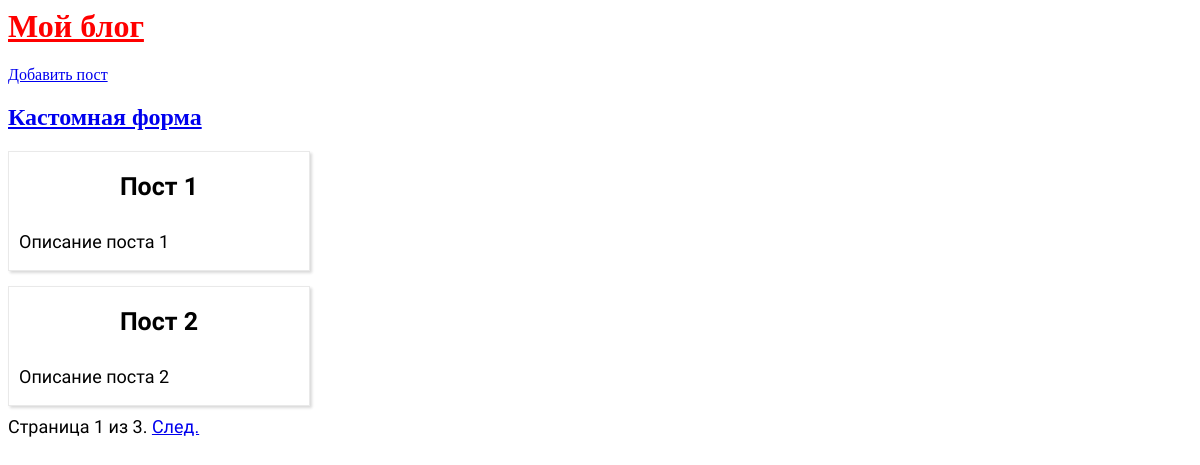
Before: / with the older database file.
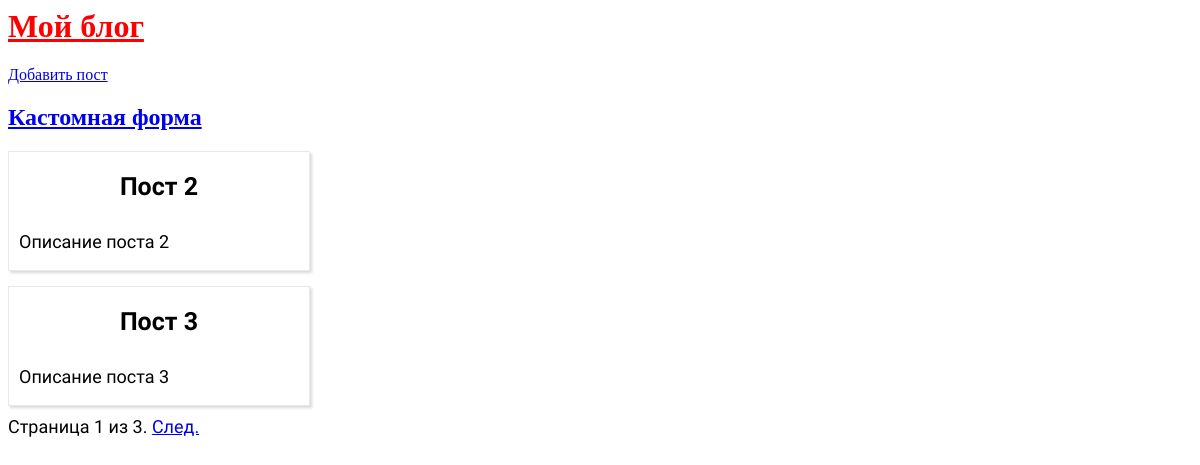
After: the same page with the newer database file.
### blog/models.py (models this page shows, shortened)
class Post(models.Model):
    title = models.CharField(max_length=200)
    author = models.ForeignKey(
        "auth.User",
        on_delete=models.CASCADE,
    )
    body = models.TextField()

### blog/views.py (the view)
# urls.py: path("", PostListView.as_view(), name="home"),
class PostListView(ListView):
    model = Post
    paginate_by = 2
    template_name = "home.html"

### templates/home.html (shortened to what this page needs)
{% extends "base.html" %}
{% block content %}
{% for post in post_list %}
    <div class="post_entry">
        <div class="post_title">
            <h2>
                <a href="{% url 'post_detail' post.pk %}">{{ post.title }}</a>
            </h2>
        </div>
        <div class="post_description">
            <p>
                {{ post.body }}
            </p>
        </div>
    </div>
{% endfor %}
<div class="pagination">
  <span>
    <span>
      Страница {{ page_obj.number }} из {{ page_obj.paginator.num_pages }}.
    </span>
    {% if page_obj.has_next %}
      <a href="?page={{ page_obj.next_page_number }}">След.</a>
    {% endif %}
  </span>
</div>
{% endblock content %}

### templates/base.html (shortened to what this page needs)
{% load static %}
<html>
    <head>
        <link rel="stylesheet" href="{% static 'css/base.css' %}">
    </head>
    <body>
        <div>
            <header>
                <div class="nav-left">
                    <h1><a href="{% url 'home' %}">Мой блог</a></h1>
                </div>
                <div class="nav-right">
                    <a href="{% url 'post_new' %}">Добавить пост</a>
                </div>
                <div>
                    <h2>
                        <a href="{% url 'custom_form' %}">Кастомная форма</a>
                    </h2>
                </div>
            </header>
            <div>
                {% block content %}
                {% endblock content %}
            </div>
        </div>
    </body>
</html>

### blog/static/css/base.css (style rules this page uses)
header h1 a { color: red; }
.post_entry { border: 1px solid #e9e9e9; max-width: 300px; margin-top: 15px; box-shadow: rgba(0, 0, 0, 0.15) 1.95px 1.95px 2.6px; }
.post_title { text-align: center; margin-bottom: 30px; }
.post_title h2 a { font-size: 25px; color: black; text-decoration: none; font-family: 'Quicksand', sans-serif; }
.post_description { padding: 0 10px; }
.post_description p { font-size: 18px; font-family: 'Quicksand', sans-serif; }
.pagination { margin-top: 10px; font-size: 18px; font-family: 'Quicksand', sans-serif; }

Changed rows visible on the page:
removed Post: title "Пост 1", body "Описание поста 1"
now on this page (row unchanged): Post: title "Пост 3", body "Описание поста 3"
